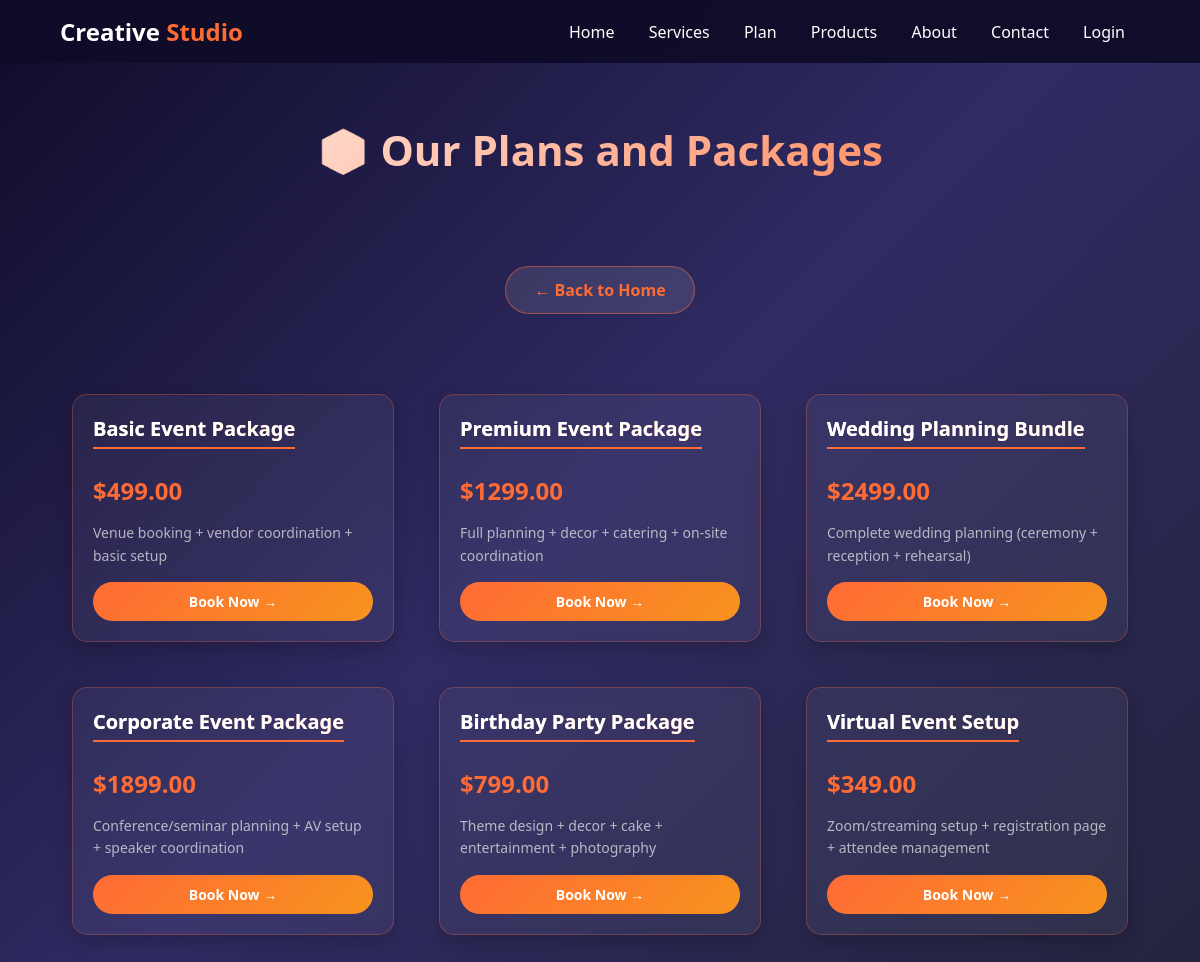
Screenshot of /products/ with the database file from the repository.
### myapp/models.py (models this page shows)
class Product(models.Model):
    product_name = models.CharField(max_length=200)
    product_price = models.DecimalField(max_digits=10, decimal_places=2)
    product_description = models.TextField(blank=True)
    created_at = models.DateTimeField(auto_now_add=True)

### myapp/views.py (the view)
# urls.py: path('products/', views.product_list, name='product_list'),
def products(request):
    user_id = request.session.get('user_id')
    products = Product.objects.all()
    context = {
        'products': products,
        'is_logged_in': user_id is not None,
    }
    return render(request, 'user_products.html', context)

### templates/user_products.html (shortened to what this page needs)
<!DOCTYPE html>
<html>
<head>
</head>
<body>
<header>
    <div class="logo">Creative <span>Studio</span></div>
    <nav>
        <a href="{% url 'home' %}">Home</a>
        <a href="#services">Services</a>
        <a href="#portfolio">Plan</a>
        <a href="{% url 'user_products' %}">Products</a>
        <a href="#about">About</a>
        <a href="#contact">Contact</a>
        {% if is_logged_in %}
            <span class="welcome-text">👋 Welcome!</span>
            <a href="{% url 'user_logout' %}" class="logout-btn">Logout</a>
        {% else %}
            <a href="{% url 'user_login' %}">Login</a>
        {% endif %}
    </nav>
</header>
<h1>📦 Our Plans and Packages</h1>
<div class="container">
    <a href="{% url 'home' %}" class="btn-home">← Back to Home</a>
</div>
<div class="products-wrapper">
    {% if products %}
        {% for product in products %}
        <div class="product-card">
        <div class="product-name">{{ product.product_name }}</div>
        <div class="product-price">${{ product.product_price }}</div>
        <div class="product-desc">{{ product.product_description|truncatechars:80 }}</div>
    <a href="{% url 'book_package' product.id %}" class="book-now-btn">Book Now →</a>
</div>
        {% endfor %}
    {% else %}
        <div class="product-card" style="text-align: center;">
            <p>✨ No products available yet. Check back soon!</p>
        </div>
    {% endif %}
</div>
</body>
</html>

### templates/user_products.html (style rules this page uses)
.product-card { border: 1px solid rgba(255, 107, 53, 0.3); padding: 20px; margin: 10px; display: inline-block; width: 280px; border-radius: 15px; background: rgba(255, 255, 255, 0.05); backdrop-filter: blur(5px); transition: all 0.3s ease; box-shadow: 0 8px 20px rgba(0, 0, 0, 0.2); vertical-align: top; display: inline-flex; flex-direction: column; height: 100%; }
.product-name { font-size: 20px; font-weight: 700; margin-bottom: 10px; border-bottom: 2px solid #FF6B35; display: inline-block; padding-bottom: 5px; background: linear-gradient(135deg, #ffffff, #FF6B35); -webkit-background-clip: text; background-clip: text; color: transparent; }
.product-price { color: #FF6B35; font-size: 24px; font-weight: bold; margin: 15px 0; }
.product-desc { color: rgba(240, 240, 240, 0.7); font-size: 14px; margin-top: 10px; line-height: 1.6; flex-grow: 1; }
.book-now-btn { display: inline-block; margin-top: 15px; padding: 10px 20px; background: linear-gradient(135deg, #FF6B35, #F7931E); color: white; text-decoration: none; border-radius: 30px; font-size: 14px; font-weight: 600; transition: all 0.3s ease; width: 100%; text-align: center; box-sizing: border-box; }
.products-wrapper { display: flex; flex-wrap: wrap; justify-content: center; gap: 25px; padding: 40px 20px; max-width: 1200px; margin: 0 auto; align-items: stretch; }
body { background: linear-gradient(135deg, #0f0c29 0%, #302b63 50%, #24243e 100%); font-family: 'Poppins', 'Segoe UI', Tahoma, Geneva, Verdana, sans-serif; margin: 0; padding: 0; }
header { background: rgba(15, 12, 41, 0.95); backdrop-filter: blur(10px); padding: 15px 60px; display: flex; justify-content: space-between; align-items: center; position: sticky; top: 0; z-index: 100; }
.logo { font-size: 24px; font-weight: bold; color: white; }
.logo span { color: #FF6B35; }
nav a { color: white; text-decoration: none; margin: 0 15px; transition: color 0.3s; }
h1 { text-align: center; padding: 30px; font-size: 42px; font-weight: 800; background: linear-gradient(135deg, #ffffff, #FF6B35); -webkit-background-clip: text; background-clip: text; color: transparent; }
.product-card { border: 1px solid rgba(255, 107, 53, 0.3); padding: 20px; margin: 10px; display: inline-block; width: 280px; border-radius: 15px; background: rgba(255, 255, 255, 0.05); backdrop-filter: blur(5px); transition: all 0.3s ease; }
.product-name { font-size: 20px; font-weight: 700; margin-bottom: 10px; border-bottom: 2px solid #FF6B35; display: inline-block; padding-bottom: 5px; color: white; }
.product-desc { color: rgba(240, 240, 240, 0.7); font-size: 14px; margin-top: 10px; line-height: 1.6; }
.btn-home { background: rgba(255, 255, 255, 0.1); color: #FF6B35; padding: 12px 28px; text-decoration: none; display: inline-block; margin: 20px; border-radius: 40px; font-weight: 600; border: 1px solid rgba(255, 107, 53, 0.5); transition: all 0.3s ease; }
.container { text-align: center; padding: 10px; }
.products-wrapper { display: flex; flex-wrap: wrap; justify-content: center; gap: 25px; padding: 40px 20px; max-width: 1200px; margin: 0 auto; }

### rows the page displays
Product: product_name "Basic Event Package", product_price "499.00", product_description "Venue booking + vendor coordination + basic setup"
Product: product_name "Premium Event Package", product_price "1299.00", product_description "Full planning + decor + catering + on-site coordination"
Product: product_name "Wedding Planning Bundle", product_price "2499.00", product_description "Complete wedding planning (ceremony + reception + rehearsal)"
Product: product_name "Corporate Event Package", product_price "1899.00", product_description "Conference/seminar planning + AV setup + speaker coordination"
Product: product_name "Birthday Party Package", product_price "799.00", product_description "Theme design + decor + cake + entertainment + photography"
Product: product_name "Virtual Event Setup", product_price "349.00", product_description "Zoom/streaming setup + registration page + attendee management"
